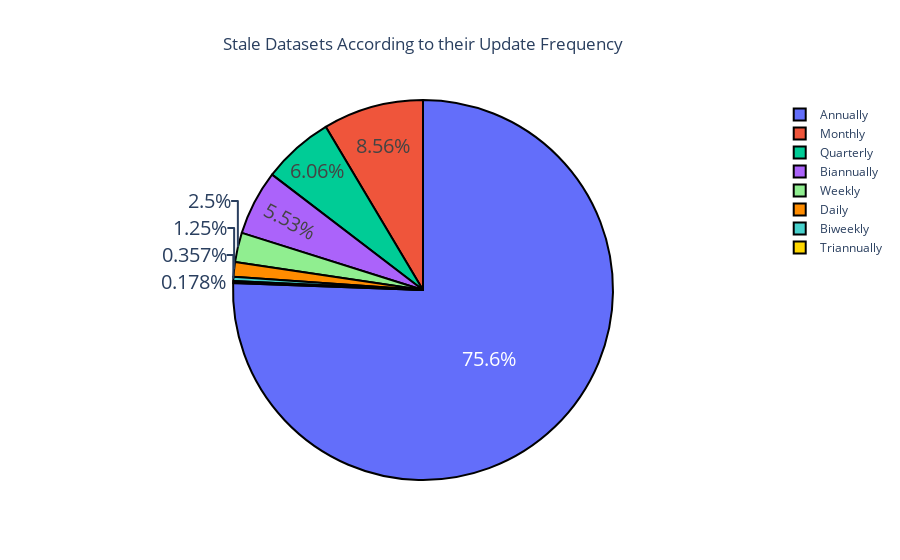

The code cell stored with this chart in its notebook:
### Code cell
# Percent of datasets fresh or stale
fresh_df = calculate_freshness(freshness_df, 'last_update_date_data', 'fresh')
fresh_df['agency'] = fresh_df['agency'].astype(str)

# get index value for all automated datasets
auto_idx = np.where(freshness_df['automation']=='Yes')

# update fresh_df to be true for all automated datasets
fresh_df.fresh.iloc[auto_idx] = True

pct_fresh = fresh_df.groupby('fresh').size().reset_index().rename(columns={0:'count'})
pct_fresh['pct'] = pct_fresh['count'].apply(lambda x: x/pct_fresh['count'].sum())
print(pct_fresh)
print('\n\n')

# Stale datasets by update_frequency
uf = fresh_df.query('fresh == False').groupby('update_frequency')\
    .size().reset_index().rename(columns={0:'Count'}).sort_values(by='Count')

 # 324 are annual, which could mean they're mistagged and should be historical
    
colors = ['gold', 'mediumturquoise', 'darkorange', 'lightgreen']


labels = uf['update_frequency']
values = uf['Count']

fig = go.Figure(data=[go.Pie(labels=labels, values=values)])

fig.update_traces(hoverinfo='label+value', textinfo='percent', textfont_size=20,
                  marker=dict(colors=colors, line=dict(color='#000000', width=2)))

fig.update_layout(
     title=go.layout.Title(
        text="Stale Datasets According to their Update Frequency",
        xref="paper",
        x=.5)
     )
           
fig.show()

### Figure 1 — Plotly figure (JSON) as saved in the notebook; plotly's stock layout.template omitted (floating-point values rounded to 4 significant figures)
{"data": [{"hoverinfo": "label+value", "labels": ["Triannually", "Biweekly ", "Daily", "Weekly", "Biannually ", "Quarterly", "Monthly", "Annually"], "marker": {"colors": ["gold", "mediumturquoise", "darkorange", "lightgreen"], "line": {"color": "#000000", "width": 2}}, "textfont": {"size": 20}, "textinfo": "percent", "type": "pie", "values": [1, 2, 7, 14, 31, 34, 48, 424]}], "layout": {"title": {"text": "Stale Datasets According to their Update Frequency", "x": 0.5, "xref": "paper"}}}
